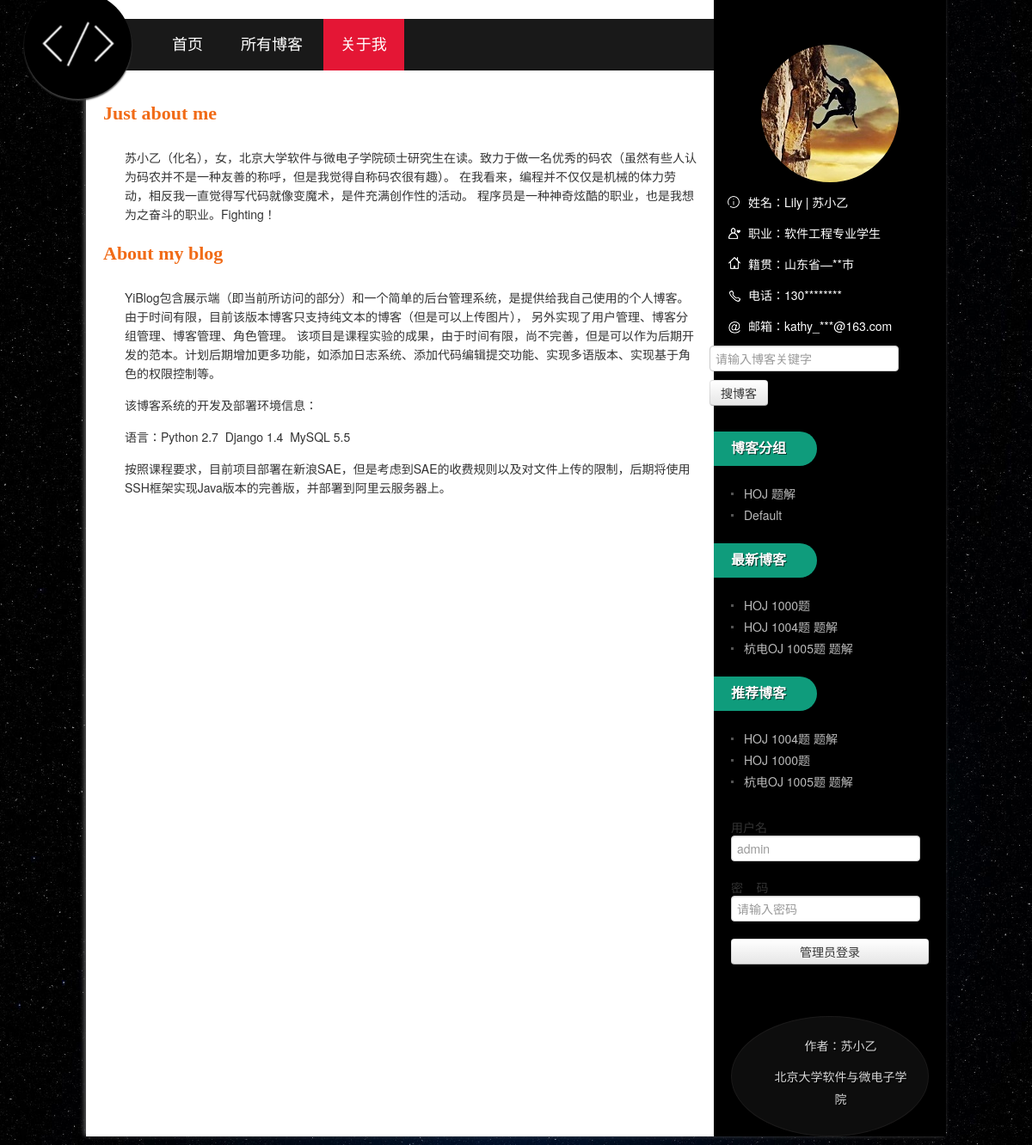
/about, run on the app's committed database.
### blog/models.py (models this page shows, shortened)
class Group(models.Model):
    group_name = models.CharField(max_length=256)
    create_date = models.DateTimeField(auto_now_add=True, editable=False)

class Blog(models.Model):
    name = models.CharField(max_length=256)
    keywords = models.CharField(max_length=256)
    upload_date = models.DateTimeField(auto_now_add=True, editable=True)
    content = models.TextField()
    image = models.ImageField(upload_to='./img')
    group = models.ForeignKey(Group)
    recommend_level = models.IntegerField()
    type = models.IntegerField()  # 1-原创； 2-转载

### blog/views.py (the view)
# urls.py: url(r'^about$', 'blog.views.about', name='about'),
def about(request):
    group_list = Group.objects.all()
    new_blog_list = Blog.objects.order_by('-upload_date')[0:5]
    rec_blog_list = Blog.objects.order_by('recommend_level')[0:5]
    return render(request, 'blog/about.html', {'group_list': group_list,
                                               'new_blog_list': new_blog_list, 'rec_blog_list': rec_blog_list})

### blog/templates/blog/about.html (shortened to what this page needs)
{% extends "blog/base.html" %}
{% load staticfiles %}
{% block extracss %}
<link href="{% static '../../static/css/about.css' %}" rel="stylesheet" />
{% endblock %}
{% block content %}
	 <div class="about">
      <h2>Just about me</h2>
      <ul>
        <p>苏小乙（化名），女，北京大学软件与微电子学院硕士研究生在读。致力于做一名优秀的码农（虽然有些人认为码农并不是一种友善的称呼，但是我觉得自称码农很有趣）。
            在我看来，编程并不仅仅是机械的体力劳动，相反我一直觉得写代码就像变魔术，是件充满创作性的活动。
            程序员是一种神奇炫酷的职业，也是我想为之奋斗的职业。Fighting！</p>
      </ul>
      <h2>About my blog</h2>
      <ul class="blog_a">
        <p>YiBlog包含展示端（即当前所访问的部分）和一个简单的后台管理系统，是提供给我自己使用的个人博客。由于时间有限，目前该版本博客只支持纯文本的博客（但是可以上传图片），
            另外实现了用户管理、博客分组管理、博客管理、角色管理。
            该项目是课程实验的成果，由于时间有限，尚不完善，但是可以作为后期开发的范本。计划后期增加更多功能，如添加日志系统、添加代码编辑提交功能、实现多语版本、实现基于角色的权限控制等。</p>
        <p>该博客系统的开发及部署环境信息：</p>
        <p>语言：Python 2.7&nbsp;&nbsp;Django 1.4&nbsp;&nbsp;MySQL 5.5 </p>
        <p>按照课程要求，目前项目部署在新浪SAE，但是考虑到SAE的收费规则以及对文件上传的限制，后期将使用SSH框架实现Java版本的完善版，并部署到阿里云服务器上。</p>
      </ul>
    </div>
{% endblock %}

### blog/templates/blog/base.html (shortened to what this page needs)
<!doctype html>
<html>
<head>
<link href="../../static/css/base.css" rel="stylesheet">
<link href="../../static/css/index.css" rel="stylesheet">
<link href="../../static/css/media.css" rel="stylesheet">
<link rel="stylesheet"
	href="http://cdn.static.runoob.com/libs/bootstrap/3.3.7/css/bootstrap.min.css">
{% load staticfiles %} {% block extracss %} {% endblock %}
</head>
<body class="bodyBackgroud">
	<div class="ibody">
		<header>
			<h1></h1>
			<div class="logo">
				<a href="/"></a>
			</div>
			<nav id="topnav">
				<a href="/">首页</a>
				<a href='blog'>所有博客</a>
				<a href='about'>关于我</a>
			</nav>
		</header>
		{% block content %} {% endblock %}
		<aside>
			<div class="avatar">
				<a href='about'><span>关于小乙</span></a>
			</div>
			<div class="about_c">
				<p>姓名：Lily | 苏小乙</p>
				<p>职业：软件工程专业学生</p>
				<p>籍贯：山东省—**市</p>
				<p>电话：130********</p>
				<p>邮箱：kathy_***@163.com</p>
			</div>
			<div>
				<div class="row">
					<div class="col-lg-11">
						<div class="input-group" style="margin-left:15px">
							<input id="txtKeyword" type="text" class="form-control" placeholder="请输入博客关键字">
							<span class="input-group-btn">
								<a href="#" id="btnSearch" class="btn btn-default"  type="button"> 搜博客</a>
							</span>
						</div>
					</div>
				</div>
			</div>
			<div class="tj_news">
				<h2>
					<p class="tj_t1">博客分组</p>
				</h2>
				<ul>
					{% for group in group_list %}
						<li><a href="/blog?id={{ group.id }}">{{ group.group_name }}</a></li>
					{% empty %}
						<li><a href="/">暂无博客分组</a></li>
					{% endfor %}
				</ul>
				<h2>
					<p class="tj_t1">最新博客</p>
				</h2>
				<ul>
					{% for blog in new_blog_list %}
						<li><a href="/detail?id={{ blog.id }}">{{ blog.name }}</a></li>
					{% empty %}
						<li><a href="/">暂无最新博客</a></li>
					{% endfor %}
				</ul>
				<h2>
					<p class="tj_t1">推荐博客</p>
				</h2>
				<ul>
					{% for blog in rec_blog_list %}
						<li><a href="/detail?id={{ blog.id }}">{{ blog.name }}</a></li>
					{% empty %}
						<li><a href="/">暂无推荐博客</a></li>
					{% endfor %}
				</ul>
			</div>
			<div id="logIn" class="bdsharebuttonbox marginTop"
				style="margin-top: 30px">
				<div class="input-group marginTop">
					<span class="input-group-addon">用户名</span>
					<input id="userName" type="text" class="form-control" placeholder="admin">
				</div>
				<div class="input-group marginTop">
					<span class="input-group-addon">密&nbsp;&nbsp;&nbsp;&nbsp;码</span>
					<input type="password" id="password" class="form-control" placeholder="请输入密码">
				</div>
				<button id="btnLogin" type="submit"
					class="btn btn-default marginTop btnLogin">管理员登录</button>
			</div>
			<div class="copyright">
				<ul>
					<p>
						<a href="/">作者：苏小乙</a>
					</p>
					<p>北京大学软件与微电子学院</p>
				</ul>
			</div>
		</aside>
	</div>
</body>
</html>

### static/css/base.css (style rules this page uses)
* { margin: 0; padding: 0 }
body { font: 12px "����", Arial, Helvetica, sans-serif; background: #f5f5f5 }
ul { list-style: none; }
h1, h2, h3, h4, h5, h6 { font-size: 100%; font-weight: normal; }
.bodyBackgroud { background: url(../images/bg8.jpg) repeat-y; background-size: 100%; width:100; height:100%; margin-top:-20px; }
a { outline: none; }
a:link, a:visited { text-decoration: none; }
.ibody { background: url(../images/bg.png) repeat-y; width: 1000px; margin: auto; box-shadow: -2px -1px 5px #666; }
header { position: relative; width:730px; }
header h1 { padding: 15px 0 0 80px; font-size: 22px; font-family: "Microsoft Yahei", Arial, Helvetica, sans-serif; }
.logo { background: url(../images/logo.png) no-repeat #000 center; width: 125px; height: 125px; border-radius: 50%; position: absolute; left: -72px; top: 40px; box-shadow: 0px 2px 2px #414141; margin-top:-40px; }
.logo a { width: 100%; height: 100%; display: block }
nav { background: rgba(0,0,0,0.9); height: 48px; line-height: 48px; padding-left: 80px; filter: progid:DXImageTransform.Microsoft.gradient(gradientType = 0, startColorstr = #3333333, endColorstr = #3333333); }
nav a { display: inline-block; font-size: 18px; font-family: "Microsoft Yahei", Arial, Helvetica, sans-serif; color: #FFF; padding: 0 20px; -webkit-transition: all 1s; -moz-transition: all 1s; -o-transition: all 1s; transition: all 1s; }
#topnav { height:60px; line-height:60px; margin-top:17px; }
#topnav_current { background: #e41635 }
aside { width: 27%; float: right; margin-top:-40px }
.copyright { background: #0d0d0d; border-radius: 50%; text-align: center; color: #d8d8d8; padding: 20px; margin: 60px 20px 0 20px; border: #1b1a1a 1px solid; }
.copyright p { line-height: 26px; text-shadow: #000 1px 1px 1px }
.copyright p a { color: #d8d8d8; }
.marginTop { margin-top:10px; }
.btnLogin { width:100%; }

### static/css/index.css (style rules this page uses)
.avatar { margin: 10px auto; width: 160px; height: 160px; border-radius: 100%; overflow: hidden; }
.avatar a { display: block; padding-top: 100px; width: 160px; background: url(../images/photos.jpg) no-repeat; background-size: 160px 160px; }
.about_c { margin: 10px 0; color: #fff; line-height: 26px; }
.about_c p:first-child, .about_c p:nth-child(2), .about_c p:nth-child(3), .about_c p:nth-child(4), .about_c p:last-child { background: url(../images/about_c.png) no-repeat; }
.about_c p:first-child { background-position: 15px 6px; }
.about_c p:nth-child(2) { background-position: 15px -20px }
.about_c p:nth-child(3) { background-position: 15px -48px }
.about_c p:nth-child(4) { background-position: 15px -70px }
.about_c p:last-child { background-position: 15px -97px }
.about_c p { display: block; padding-left: 40px; }
.bdsharebuttonbox { margin: 20px; clear: both; }
.tj_news { margin-top:30px; }
.tj_news h2, .links h2 { font-size: 16px; font-family: "Microsoft Yahei", Arial, Helvetica, sans-serif; color: #FFF; }
.tj_news h2 p, .links h2 p { height: 40px; line-height: 40px; width: 100px; padding: 0 0 0 20px; border-radius: 0 20px 20px 0; text-shadow: rgba(0,0,0,.65) 1px 1px; }
.tj_t1 { background: #0f9c7c }
.tj_news ul { margin: 20px 0 20px 20px }
.tj_news ul li { height: 25px; line-height: 25px; clear: both; padding-left: 5px; overflow: hidden; padding-left: 15px; background: url(../images/li.jpg) no-repeat left center; }
.tj_news ul li a, .links ul li a { color: #bbbbbb; }

### static/css/about.css (style rules this page uses)
.about { line-height: 22px; margin: 20px; width:690px; float:left; }
.about h2 { font-size: 22px; font-family: cursive; margin-bottom: 20px; color: #f16b17 }
.about p { margin-bottom: 15px }
.about ul { color: #333 }
.avatar { margin: 10px auto; width: 160px; height: 160px; border-radius: 100%; overflow: hidden; }
.avatar a { display: block; padding-top: 100px; width: 160px; background: url(../images/photos.jpg) no-repeat; background-size: 160px 160px; }

### data on the page
Group: group_name "HOJ 题解"
Group: group_name "Default"
Blog: name "HOJ 1000题"
Blog: name "HOJ 1004题 题解"
Blog: name "杭电OJ 1005题 题解"
